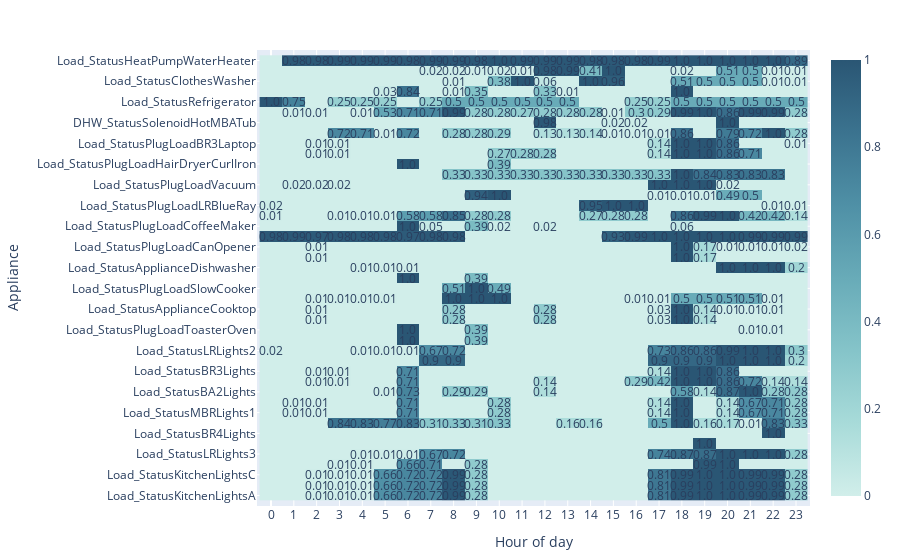

Notebook cell for this chart:
### Code cell
#Extracts hour of Timestamp.
year1_hourly["HourOfTimestamp"] = year1_hourly.Timestamp.dt.hour

#Creates a dataframe with counts of "StatusOffOn" = 1, grouped by HourOfTimestamp for all attributes in year1_hours
hourON_all = year1_hourly.groupby(["HourOfTimestamp"])[status_columns].sum()

#set up data to heatmap
columns = hourON_all.columns[1:].tolist()
hourON_all[columns] = normalise_dataframe(hourON_all[columns])
hourON_all["HourOfTimestamp"] = hourON_all.index
z_data = []
for i in hourON_all[columns]:
    data_list = hourON_all[i].round(2).values.tolist()
    z_data.append(data_list)

#Annotate z_values
annotations = go.Annotations()
for n, row in enumerate(z_data):
    for m, val in enumerate(row):
        annotations.append(go.Annotation(text="" if z_data[n][m] == 0 else str(z_data[n][m]),
                                         x=hourON_all["HourOfTimestamp"][m], y=columns[n], xref='x1', yref='y1',
                                         showarrow=False))

#Create heatmap
fig = go.Figure(data=go.Heatmap(
    z=z_data,
    x=hourON_all["HourOfTimestamp"],
    y=columns,
    colorscale='Teal')
)

fig.update_layout(
    margin=dict(
        l=30,
        r=30,
        b=30,
        t=50, ),
    xaxis_nticks=30,
    annotations=annotations)

fig.update_xaxes(title="Hour of day")
fig.update_yaxes(title="Appliance", showticklabels=True)

fig.show()
